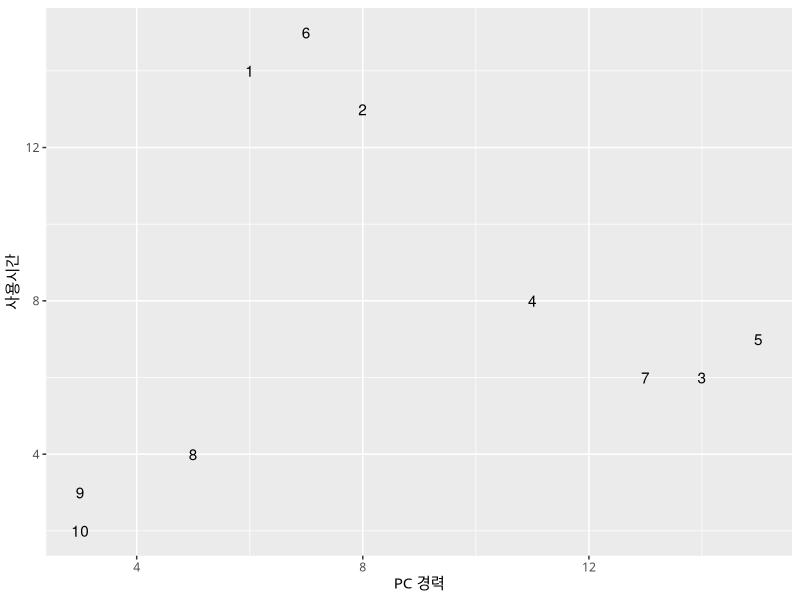
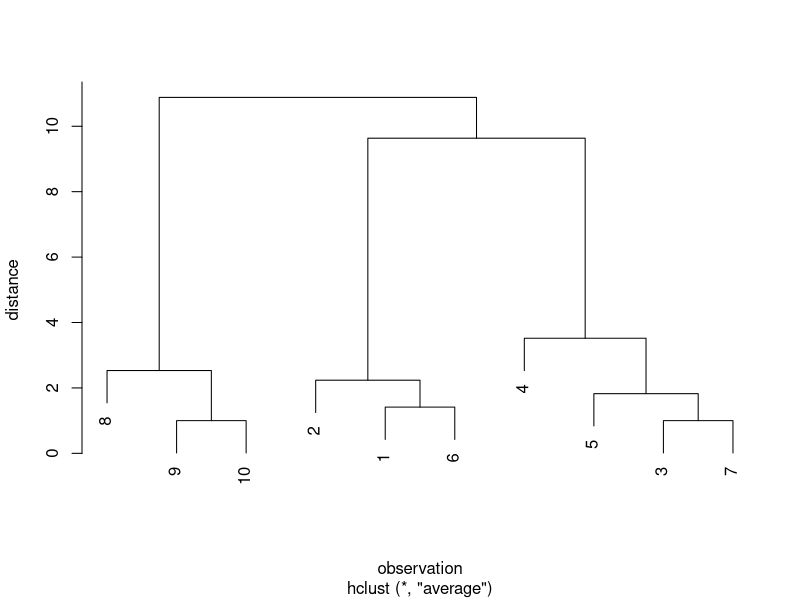

Reproduce these figures in R, in order. (Note: this script raises an error after producing the figures.)
## ---- chunk 1
library(tidyverse)
## ---- chunk 2
required_packages <- c("tidyverse", "stats", "cluster")
lapply(required_packages, function(x) {
  tibble(package=x, version=packageDescription(x, fields = c("Version"))[1])
}) %>% 
  bind_rows() %>%
  knitr::kable()
## ---- chunk 3
tribble(
  ~method, ~equation,
  "단일연결법(single linkage method)", "$\\min_{u \\in C_i, \\, v \\in C_j} d(u, v)$",
  "완전연결법(complete linkage method)", "$\\max_{u \\in C_i, \\, v \\in C_j} d(u, v)$",
  "평균연결법(average linkage method)", "$\\frac{1}{|C_i||C_j|} \\sum_{u \\in C_i, \\, v \\in C_j} d(u, v)$",
  "중심연결법(centroid linkage method)", "$d(\\mathbf{c}_i, \\mathbf{c}_j)$"
) %>%
  knitr::kable(
    booktabs = TRUE,
    align = c('c', 'c'),
    col.names = c('연결법', '군집거리 $D(C_i, C_j)$'),
    caption = '연결법 종류'
  )
## ---- chunk 4
train_df <- tibble(
  id = c(1:10),
  x1 = c(6, 8, 14, 11, 15, 7, 13, 5, 3, 3),
  x2 = c(14,13, 6, 8, 7, 15, 6, 4, 3, 2)
)

knitr::kable(train_df, booktabs = TRUE,
             align = c('r', 'r', 'r'),
             col.names = c('객체번호', 'PC 경력(년, $x_1$)', '사용시간(시간, $x_2$)'),
             caption = 'PC 사용자 데이터')
## ---- chunk 5
theme_set(theme_gray(base_family='NanumGothic'))
ggplot(train_df, aes(x = x1, y = x2)) +
  geom_text(aes(label = id)) +
  xlab("PC 경력") +
  ylab("사용시간")
## ---- chunk 6
dist(train_df[, -1]) %>%
  hclust(method = "average") %>%
  plot(
    main = NULL,
    ylab = "distance",
    xlab = "observation"
  )
## ---- chunk 7
iteration <- vector("list", length = nrow(train_df))
## ---- chunk 8
merge_cluster <- function(df, cluster_label) {
  # 군집간 거리 계산한다. - 유클리드 거리 및 평균연결법 기반
  cluster_dist <- dist(subset(df, select = -id), upper = TRUE) %>% 
    broom::tidy() %>%
    inner_join(
      cluster_label %>% rename(
        item1 = id, cluster1 = cluster
        ),
      by = "item1") %>%
    inner_join(
      cluster_label %>% rename(
        item2 = id, cluster2 = cluster
        ),
      by = "item2") %>%
    filter(cluster1 != cluster2) %>%
    group_by(cluster1, cluster2) %>%
    summarize(distance = mean(distance)) %>%
    ungroup()
  
  # 서로 가장 가깝게 위치하는 두 군집을 찾는다.
  closest_clusters <- cluster_dist %>%
    arrange(distance) %>%
    slice(1)
  
  # 군집해를 업데이트한다.
  cluster_label[
    cluster_label$cluster %in% (
      closest_clusters[, c("cluster1", "cluster2")] %>% unlist()
    ),
    "cluster"
  ] <- paste(
    closest_clusters[, c("cluster1", "cluster2")] %>% unlist(),
    collapse = ","
    )
  
  list(cluster_dist = cluster_dist, 
       closest_clusters = closest_clusters, 
       new_cluster_label = cluster_label)
}
## ---- chunk 9
init_cluster <- tibble(
  id = train_df$id,
  cluster = as.character(1:nrow(train_df))
)

print(unique(init_cluster$cluster))

k <- length(unique(init_cluster$cluster))

print(k)
## ---- chunk 10
iteration[[1]] <- merge_cluster(train_df, init_cluster)
## ---- chunk 11
iteration[[1]]$closest_cluster
## ---- chunk 12
iteration[[1]]$new_cluster_label
## ---- chunk 13
iteration[[2]] <- merge_cluster(
  train_df,
  iteration[[1]]$new_cluster_label
)
## ---- chunk 14
iteration[[2]]$closest_cluster
## ---- chunk 15
iteration[[2]]$new_cluster_label
## ---- chunk 16
iteration[[3]] <- merge_cluster(
  train_df,
  iteration[[2]]$new_cluster_label
)

print(iteration[[3]]$closest_cluster)

print(iteration[[3]]$new_cluster_label)
## ---- chunk 17
#단계0
init_cluster <- tibble(
  id = train_df$id,
  cluster = as.character(1:nrow(train_df))
)

i <- 0L
current_clusters <- unique(init_cluster$cluster)
k <- length(current_clusters)

print_clusters <- function(i, k, clusters) {
  cat("Iteration: ", i, ", k = ", k, ", clusters = ", paste0("{", clusters, "}"), "\n")
}

print_clusters(i, k, current_clusters)

#단계1
iteration <- vector("list", length = nrow(train_df) - 1)
while(k > 1) {
  i <- i + 1
  if(i == 1) {
    iteration[[i]] <- merge_cluster(
      train_df,
      init_cluster
    )
  } else {
    iteration[[i]] <- merge_cluster(
      train_df,
      iteration[[i-1]]$new_cluster_label
    )
  }

  current_clusters <- unique(iteration[[i]]$new_cluster_label$cluster)
  k <- length(current_clusters)
  
  print_clusters(i, k, current_clusters)
}
## ---- chunk 18
distance_matrix <- dist(train_df[, -1])
## ---- chunk 19
cluster_solution <- hclust(distance_matrix, method = "average")
## ---- chunk 20
names(cluster_solution)
## ---- chunk 21
cluster_solution$merge
## ---- chunk 22
cluster_solution$height
## ---- chunk 23
train_df <- tibble(
  id = c(1:8),
  x1 = c(4, 20, 3, 19, 17, 8, 19, 18),
  x2 = c(15, 13, 13, 4, 17, 11, 12, 6)
)

knitr::kable(train_df, booktabs = TRUE,
             align = c('r', 'r', 'r'),
             col.names = c('객체번호', '운전경력($x_1$)', '위반횟수($x_2$)'),
             caption = '운전경력에 따른 교통위반 횟수')
## ---- chunk 24
dist(train_df[, -1]) %>%
  hclust(method = "ward.D2") %>%
  plot(
    main = NULL,
    xlab = "observation"
  )
## ---- chunk 25
# SSW 계산
calculate_ssw <- function(df, cluster_label) {
  df %>%
    inner_join(cluster_label, by = "id") %>%
    group_by(cluster) %>%
    select(-id) %>%
    summarize_all(function(x) sum((x - mean(x))^2)) %>%
    ungroup() %>%
    mutate(ss = rowSums(subset(., select = -cluster))) %>%
    `[[`("ss") %>%
    sum()
}
## ---- chunk 26
# 임의의 군집해로부터 가능한 다음단계 군집해 생성
generate_clusters <- function(cluster_label) {
  unique_clusters <- unique(cluster_label$cluster)
  
  potential_pairs <- crossing(cluster1 = unique_clusters, 
           cluster2 = unique_clusters) %>%
    filter(cluster1 < cluster2) %>%
    mutate(cluster = paste(cluster1, cluster2, sep = ","))
  
  candidate_solutions <- potential_pairs %>%
    rowwise() %>%
    do(candidate_solution = merge_cluster(cluster_label, .)) %>%
    `[[`("candidate_solution")
  
  candidate_solutions
}
## ---- chunk 27
# 임의의 군집 결합 규칙 cluster_merge에 따른 군집해
merge_cluster <- function(cluster_label, cluster_merge) {
  idx <- cluster_label$cluster %in% cluster_merge[1:2]
  cluster_label[idx, "cluster"] <- cluster_merge[3]
  cluster_label
}
## ---- chunk 28
# 최적 군집 결합
best_merge_cluster <- function(df, cluster_label) {
  candidate_solutions <- generate_clusters(cluster_label)
  ssw <- sapply(candidate_solutions, function(x) calculate_ssw(df, x))
  list(
    new_cluster_label = candidate_solutions[[which.min(ssw)]],
    new_ssw = min(ssw)
  )
}
## ---- chunk 29
#단계0
init_cluster <- tibble(
  id = train_df$id,
  cluster = as.character(1:nrow(train_df))
)
i <- 0L
current_clusters <- unique(init_cluster$cluster)
k <- length(current_clusters)
ssw <- calculate_ssw(train_df, init_cluster)

print_clusters <- function(i, k, clusters, ssw) {
  cat("Iteration: ", i, ", k = ", k, ", clusters = ", paste0("{", clusters, "}"), ", SSW =", ssw, "\n")
}

print_clusters(i, k, current_clusters, ssw)


#단계1
iteration <- vector("list", length = nrow(train_df) - 1)
while(k > 1) {
  i <- i + 1
  if(i == 1) {
    iteration[[i]] <- best_merge_cluster(
      train_df,
      init_cluster
    )
  } else {
    iteration[[i]] <- best_merge_cluster(
      train_df,
      iteration[[i-1]]$new_cluster_label
    )
  }

  current_clusters <- unique(iteration[[i]]$new_cluster_label$cluster)
  k <- length(current_clusters)
  ssw <- iteration[[i]]$new_ssw
  
  print_clusters(i, k, current_clusters, ssw)
}
## ---- chunk 30
res_ward.D2 <- dist(train_df[, -1]) %>%
  hclust(method = "ward.D2")
## ---- chunk 31
res_ward.D2$height
## ---- chunk 32
tibble(
  iteration = c(1:(nrow(train_df) - 1)),
  height = res_ward.D2$height
) %>%
  mutate(
    delta_ssw = height ^ 2 / 2
  ) %>%
  mutate(
    ssw = cumsum(delta_ssw)
  ) %>%
  knitr::kable(
    booktabs = TRUE,
    align = c('r', 'r', 'r', 'r'),
    col.names = c('iteration', '$height$', '$\\Delta SSW = \\frac{1}{2} height ^ 2$', '$SSW = \\sum \\Delta SSW$'),
    caption = 'hclust 함수 ward.D2 방법의 height와 SSW 관계'
  )
## ---- chunk 33
res_ward.D <- dist(train_df[, -1]) %>%
  hclust(method = "ward.D")

res_ward.D$height
## ---- chunk 34
res_ward.D <- dist(train_df[, -1])^2 %>%
  hclust(method = "ward.D")

res_ward.D$height
## ---- chunk 35
sqrt(res_ward.D$height)
## ---- chunk 36
tibble(
  iteration = c(1:(nrow(train_df) - 1)),
  height = res_ward.D$height
) %>%
  mutate(
    delta_ssw = height / 2
  ) %>%
  mutate(
    ssw = cumsum(delta_ssw)
  ) %>%
  knitr::kable(
    booktabs = TRUE,
    align = c('r', 'r', 'r', 'r'),
    col.names = c('iteration', '$height$', '$\\Delta SSW = \\frac{1}{2} height$', '$SSW = \\sum \\Delta SSW$'),
    caption = 'hclust 함수 ward.D 방법의 height와 SSW 관계'
  )
## ---- chunk 37
res_agnes_ward <- cluster::agnes(train_df[, -1], method = "ward")

sort(res_agnes_ward$height)
## ---- chunk 38
train_df <- tibble(
  id = c(1:7),
  x1 = c(30, 45, 25, 40, 50, 20, 42),
  x2 = c(15, 22, 12, 24, 25, 10, 9)
)

knitr::kable(train_df, booktabs = TRUE,
             align = c('r', 'r', 'r'),
             col.names = c('객체번호', '$x_1$', '$x_2$'),
             caption = 'DIANA 군집 대상 객체 데이터')
## ---- chunk 39
res_diana <- cluster::diana(train_df[, -1])
cluster::pltree(res_diana,
                main = NULL,
                xlab = "observation"
                )
## ---- chunk 40
max_distance_cluster <- function(df, cluster_label) {
  unique_cluster <- unique(cluster_label$cluster)
  
  cluster_df <- lapply(unique_cluster, function(x) {
    cluster_label %>% 
      filter(cluster == x) %>%
      inner_join(df, by = "id") %>%
      select(-cluster, -id)
    })
  
  max_distance <- sapply(cluster_df, 
                         function(x) {
                           if(nrow(x) == 1) return(0)
                           max(dist(x))
                         }
                         )

  list(
    cluster = unique_cluster[which.max(max_distance)],
    distance = max(max_distance)
  )
}
## ---- chunk 41
max_within_distance <- function(cluster_df) {
  idx <- dist(subset(cluster_df, select = -id), upper = TRUE) %>%
    broom::tidy() %>%
    group_by(item1) %>%
    summarize(mean_distance = mean(distance)) %>%
    ungroup() %>%
    arrange(-mean_distance) %>%
    .[["item1"]] %>%
    .[1]
  
  cluster_df$id[idx]
}
## ---- chunk 42
e_score <- function(object, A, B) {
  d_from_A <- proxy::dist(subset(A, id == object, -id), 
                          subset(A, id != object, -id)) %>% 
    mean()
  d_from_B <- proxy::dist(subset(A, id == object, -id), 
                          B %>% select(-id)) %>% 
    mean()
  return(d_from_A - d_from_B)
}
## ---- chunk 43
split_cluster <- function(cluster_df) {
  n <- nrow(cluster_df)
  
  idx_A <- cluster_df$id
  idx_B <- NULL
  
  # 단계2-1
  max_object <- max_within_distance(cluster_df)
  e_i <- Inf

  while(e_i > 0) {
    # 단계2-2
    idx_B <- c(idx_B, max_object)
    idx_A <- setdiff(idx_A, max_object)
    
    A <- cluster_df %>% filter(id %in% idx_A)
    B <- cluster_df %>% filter(id %in% idx_B)

    # 단계2-3
    if(nrow(A) > 1) {
      e_is <- sapply(A$id, function(x) e_score(x, A, B))
      max_object <- A$id[which.max(e_is)]
      e_i <- max(e_is)
    } else {
      e_i <- -Inf
    }
  }
  
  return(list(idx_A = idx_A, idx_B = idx_B))
}
## ---- chunk 44
# 단계0
current_cluster <- tibble(
  id = train_df$id
)
current_cluster$cluster <- paste(1:nrow(current_cluster), collapse = ",")
i <- 0L
k <- 1L

while(k < nrow(train_df)) {
  i <- i + 1L
  
  # 단계1
  max_cluster <- max_distance_cluster(train_df, current_cluster)

  # 단계2
  new_split <- current_cluster %>%
    filter(cluster == max_cluster$cluster) %>%
    inner_join(train_df, by = "id") %>%
    select(-cluster) %>%
    split_cluster()

  # 군집해 업데이트
  current_cluster[
    current_cluster$id %in% new_split$idx_A, 
    "cluster"] <- paste(new_split$idx_A, collapse = ",")
  current_cluster[
    current_cluster$id %in% new_split$idx_B, 
    "cluster"] <- paste(new_split$idx_B, collapse = ",")
  
  # 군집해 출력
  k <- length(unique(current_cluster$cluster))
  cat("Iteration: ", i, ", k = ", k, ", clusters = ", 
      paste0("{", unique(current_cluster$cluster), "}"),
      ", height = ", max_cluster$distance, "\n")
}
## ---- chunk 45
train_df <- tibble(
  id = c(1:8),
  x1 = c(4, 20, 3, 19, 17, 8, 19, 18),
  x2 = c(15, 13, 13, 4, 17, 11, 12, 6)
)

sst <- train_df %>%
  select(-id) %>%
  sapply(function(x) sum((x - mean(x))^2)) %>%
  sum()

#단계0
init_cluster <- tibble(
  id = train_df$id,
  cluster = as.character(1:nrow(train_df))
)
i <- 0L
current_clusters <- unique(init_cluster$cluster)
k <- length(current_clusters)
ssw <- calculate_ssw(train_df, init_cluster)
old_ssw <- NA_real_

#단계1
iteration <- vector("list", length = nrow(train_df) - 1)
while(k > 1) {
  i <- i + 1
  old_ssw <- ssw
  
  if(i == 1) {
    old_cluster <- init_cluster
  } else {
    old_cluster <- iteration[[i-1]]$new_cluster_label
  }
  
  iteration[[i]] <- best_merge_cluster(
    train_df,
    old_cluster
  )
  
  merged <- old_cluster %>% 
    anti_join(iteration[[i]]$new_cluster_label, by = "cluster")
  
  current_clusters <- unique(iteration[[i]]$new_cluster_label$cluster)
  k <- length(current_clusters)
  ssw <- iteration[[i]]$new_ssw
  
  iteration[[i]]$rmsstd <- sqrt(
    merged %>% 
      inner_join(train_df, by = "id") %>%
      select(-id, -cluster) %>%
      sapply(function(x) sum((x - mean(x))^2)) %>%
      sum() / (2 * (nrow(merged) - 1))
  )
  
  iteration[[i]]$iter <- i
  iteration[[i]]$merge <- paste0("{", unique(merged$cluster), "}", collapse = ", ")
  iteration[[i]]$sol <- paste0("{", unique(current_clusters), "}", collapse = ", ")
  iteration[[i]]$spr <- (ssw - old_ssw) / sst
  iteration[[i]]$r_sq <- 1 - ssw / sst
}
## ---- chunk 46
cluster_statistic <- lapply(iteration, function(x) x[
  c("iter", "merge", "sol", "rmsstd", "spr", "r_sq")]) %>%
  bind_rows(
    tibble(
      iter = 0,
      sol = paste0("{", unique(init_cluster$cluster), "}", collapse = ", "),
      r_sq = 1
    )
  ) %>%
  arrange(iter)

cluster_statistic %>%
  knitr::kable(
    booktabs = TRUE,
    col.names = c('Iteration', '통합대상군집', '통합 후 군집',
                  '$RMSSTD$', '$SPR$', '$R^2$'),
    caption = '군집 과정에 따른 여러 통계량'
  )

cluster_statistic %>%
  mutate(
    rmsstd = if_else(is.na(rmsstd), 0, rmsstd),
    spr = if_else(is.na(spr), 0, spr)
    ) %>%
  ggplot(aes(x = iter)) +
  geom_line(aes(y = rmsstd, color = "RMSSTD")) +
  geom_line(aes(y = spr * 6, color = "SPR")) + 
  geom_line(aes(y = r_sq * 6, color = "R2")) + 
  scale_y_continuous(sec.axis = sec_axis(~ . / 6, name = "SPR, R2")) +
  ylab("RMSSTD") +
  xlab("Iteration")
